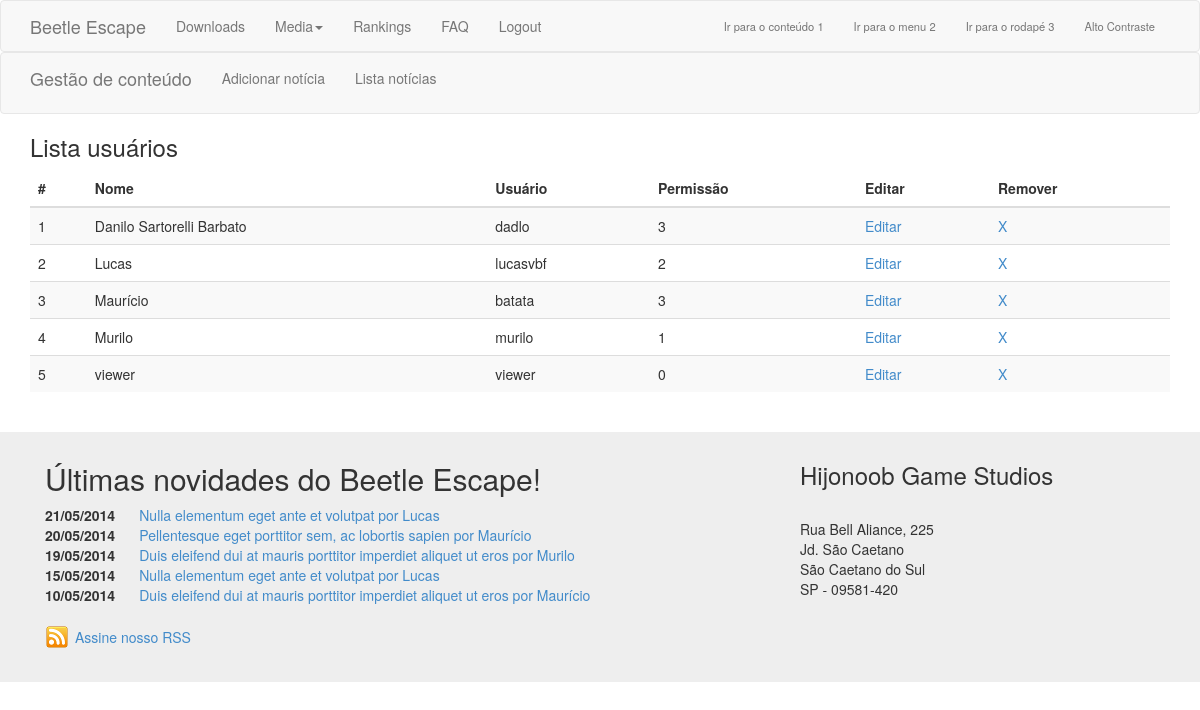
Before: /listausuario.php (signed in) with the older database file.
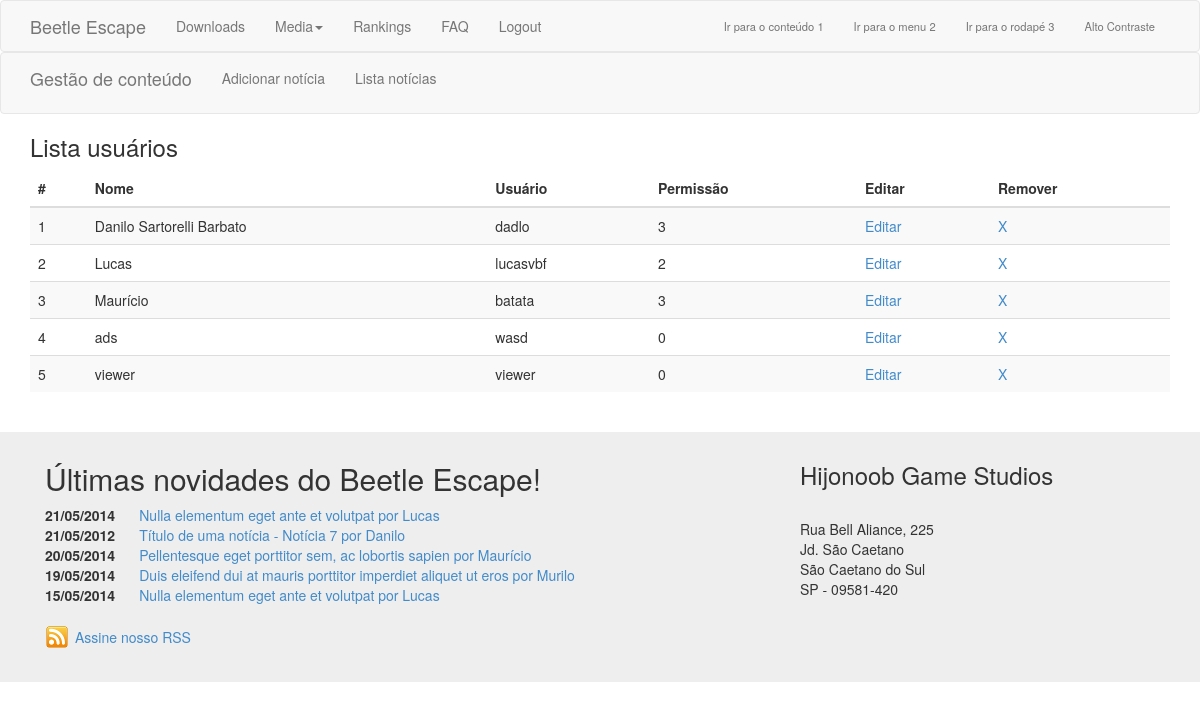
After: the same page with the newer database file.
### tables this page shows
CREATE TABLE `usuarios` (
  `usuario` varchar(200) NOT NULL,
  `nome` varchar(200) NOT NULL,
  `email` varchar(200) NOT NULL,
  `senha` varchar(200) NOT NULL,
  `permissao` int(11) NOT NULL,
  PRIMARY KEY (`usuario`),
  UNIQUE KEY `usuario` (`usuario`)
);

CREATE TABLE `noticias` (
  `id` int(200) NOT NULL AUTO_INCREMENT,
  `titulo` varchar(200) NOT NULL,
  `descricao` varchar(600) NOT NULL,
  `autor` varchar(100) NOT NULL,
  `data` varchar(100) NOT NULL,
  `texto` varchar(5000) NOT NULL,
  PRIMARY KEY (`id`),
  UNIQUE KEY `id` (`id`)
);

### listausuario.php (the view, shortened to what this page needs)
<?php
	include 'templates/header.php';
?>
			<h3> Lista usuários </h3>
			<table class="table table-striped" width="647">
				<thead>
					<tr>
						<th>#</th>
						<th>Nome</th>
						<th>Usuário</th>
						<th>Permissão</th>
						<th>Editar</th>
						<th>Remover</th>
					</tr>
				</thead>
				<tbody>
			<?php
				include 'restrito/conexao.php';
					$resultado = $conexao->query("SELECT nome, usuario, permissao FROM usuarios");
				$i = 1;
				while ($linha = $resultado->fetch_assoc()){
					echo '<tr>';
					echo '<td>' . $i . '</td>';
					echo '<td>' . $linha['nome'] .'</td>';
					echo '<td>' . $linha['usuario'] .'</td>';
					echo '<td>' . $linha['permissao'] .'</td>';
					echo '<td> <a href="editausuario.php?user='. $linha['usuario'].'">Editar</a></td>';
					echo '<td> <a class="removeusuario" href="deletausuario.php?user='. $linha['usuario'].'">X</a></td>';
					echo '</tr>';
					$i++;
				}
			?>
					</tbody>
				</table>
		</div>
<?php include 'templates/footer.php' ?>

### templates/footer.php (shortened to what this page needs)
      <div class="jumbotron footer" id="arodape">
          <div class="container">
              <div class="col-md-8" id="mailing-form" >
                <h2>Últimas novidades do Beetle Escape!</h2>
                <div class="listanoticia">
                  <dl class="dl-horizontal">
                    <?php
                      include 'restrito/conexao.php';
                      $resultado = $conexao->query("SELECT titulo, autor, data, id FROM noticias ORDER BY data DESC LIMIT 5");
                      while ($linha = $resultado->fetch_assoc()){
                        echo '<dt>' . $linha['data'] . '</dt>';
                        echo '<dd> <a href="noticia.php?id=' . $linha['id'] . '">' . $linha['titulo'] .' por '. $linha['autor'] .' </a></dd>';
                      }
                    ?>
                  </dl>
                </div>
                <h5><a class="rss_icon" href="rss.php">Assine nosso RSS</a></h5>
              </div>
              <div class="col-md-4">
                  <h3>Hijonoob Game Studios</h3><br>
                  Rua Bell Aliance, 225<br>
                  Jd. São Caetano<br>
                  São Caetano do Sul<br>
                  SP - 09581-420
              </div>
          </div>
      </div>
  </body>
</html>

Changed rows visible on the page:
removed usuarios: nome "Murilo", usuario "murilo", permissao "1"
no longer on this page (row edited): noticias: data "10/05/2014", titulo "Duis eleifend dui at mauris porttitor imperdiet aliquet ut eros", autor "Maurício"
added usuarios: nome "ads", usuario "wasd", permissao "0"
added noticias: data "21/05/2012", titulo "Título de uma notícia - Notícia 7", autor "Danilo"
